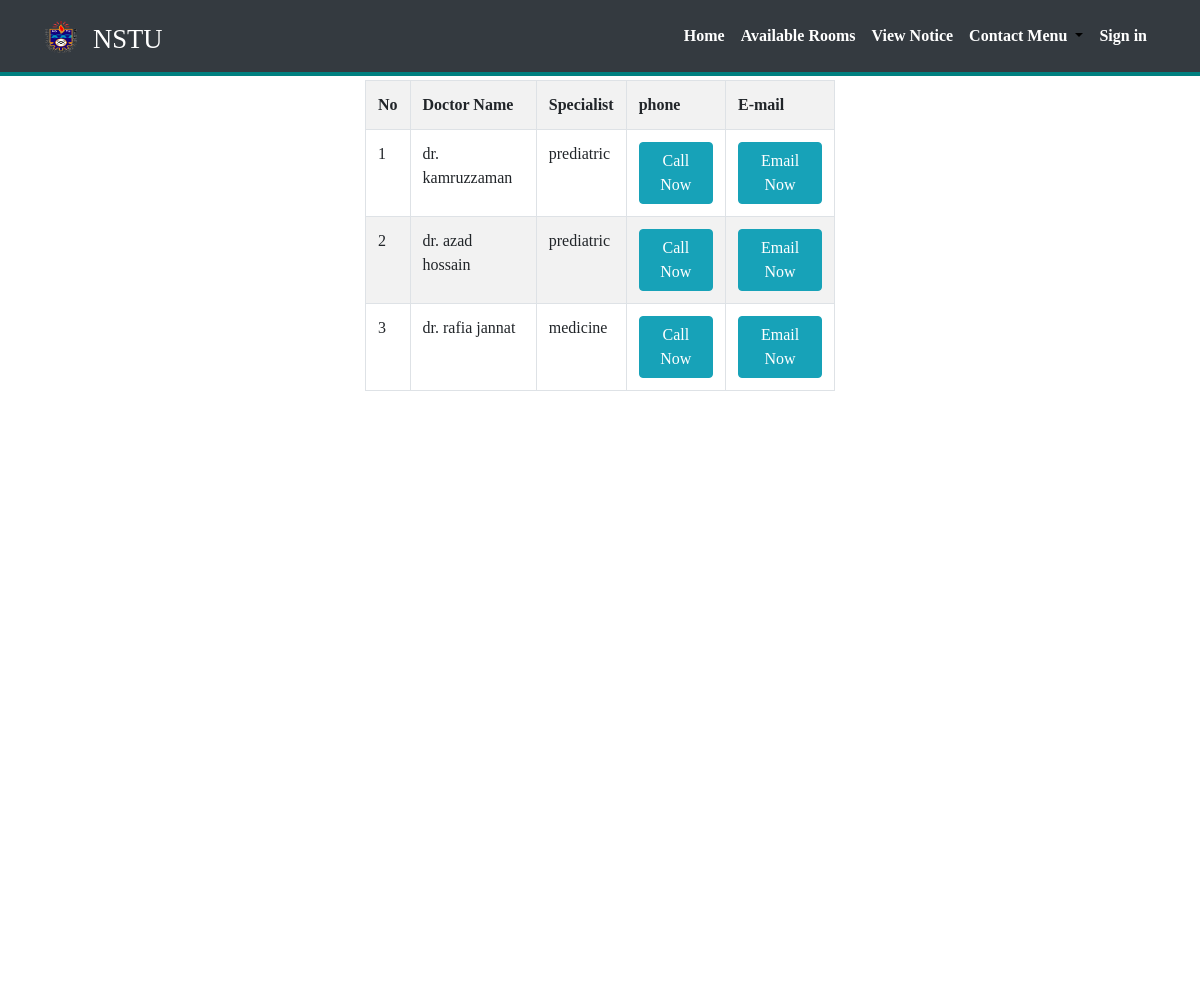
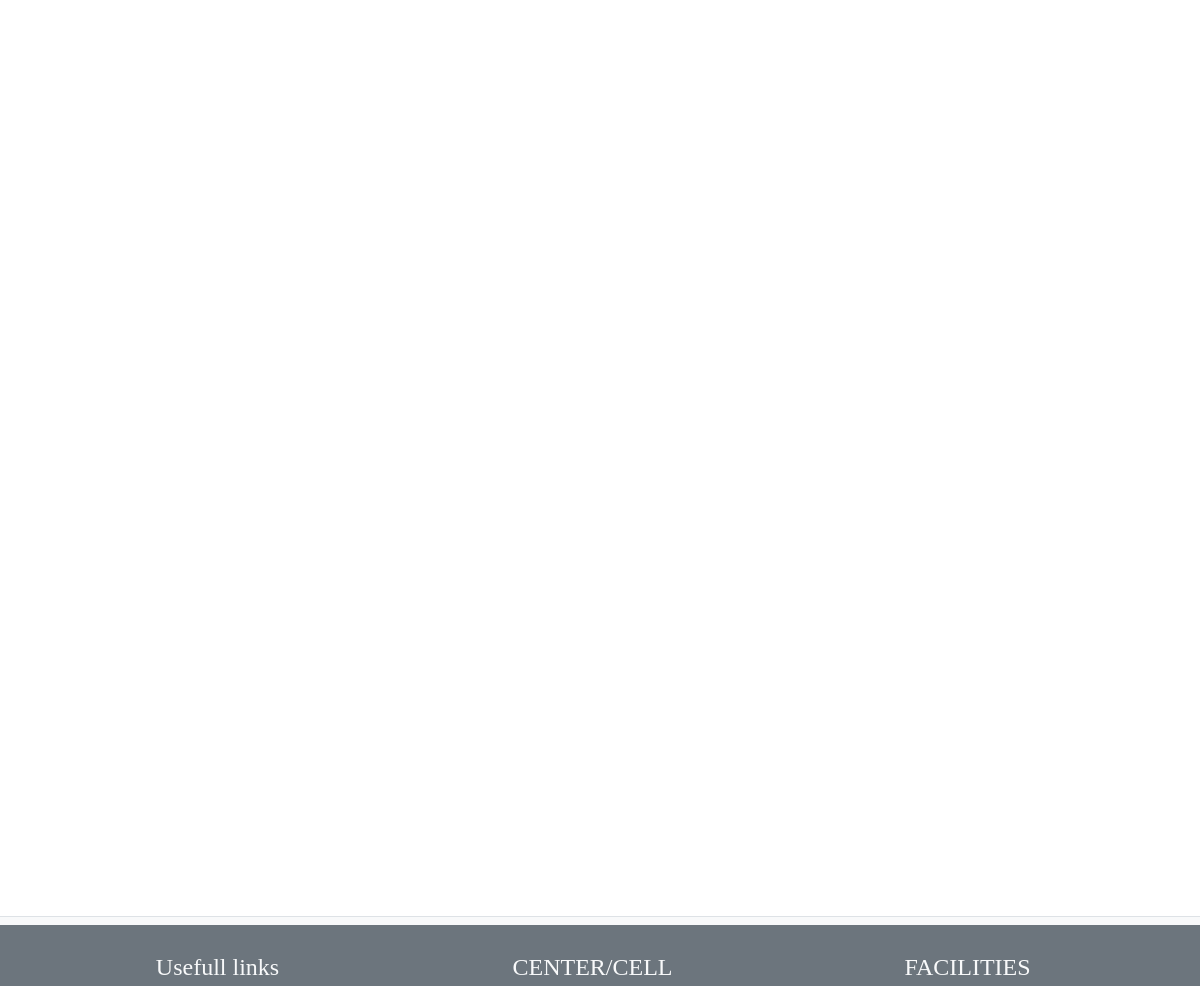
Screenshot of /doctorlist.php with the database file from the repository (2 pictures, top to bottom).
### tables this page shows
CREATE TABLE `tbl_doctors` (
  `id` int(11) NOT NULL,
  `name` varchar(100) NOT NULL,
  `email` varchar(100) NOT NULL,
  `specialist` varchar(100) NOT NULL,
  `phone` varchar(11) NOT NULL,
  `image` varchar(100) NOT NULL
);

### doctorlist.php (the view, shortened to what this page needs)
<?php
	require_once 'header.php';
  include("config.php");
?>
<body>
  <?php include('navbar.php') ?>
  <div class="container mt-5" style="width: 500px">
  	<h5>Our Hall Doctors list</h5>
  	<table class="table  table-striped table-bordered">
     <tr>
     	<th>No</th>
  		<th>Doctor Name</th>
  		<th>Specialist</th>
  		<th>phone</th>
  		<th>E-mail</th>
     </tr>
  	 <?php
     $i=0;
  	 $statement=$db->prepare("select * from tbl_doctors");
   	$statement->execute();
   	$result=$statement->fetchAll();
   	$count=$statement->rowCount();
  	if($count>0){
  	  foreach($result as $row){
  			$i++;
  	    ?>
  	    <tr>
  	             <td><?= $i ;?></td>
  	               <td><?php echo $row['name']; ?></td>
  								 <td><?php echo $row['specialist']; ?></td>
  								 <td><a href="tel:<?= $row['phone'] ?>" class="btn btn-info">Call Now</a></td>
  								 <td><a href="mailto:<?= $row['email'] ?>" class="btn btn-info">Email Now</a></td>
  	    </tr>
  	    <?php
  	}
  }else {
  	?>
  <tr>
  	<td>No doctor Available at this moment</td>
  </tr>
  	<?php
  }
  	  ?>
  	</table>
  </div>
</body>
<?php require_once('footer.php'); ?>

### css/style.css (style rules this page uses)
html { position: relative; min-height: 100%; }
body { padding-top: 90px; margin-bottom: 80px; }

### evo-calendar/css/evo-calendar.css (style rules this page uses)
html, body { padding: 0; margin: 0; }
body { font-family: 'Source Sans Pro'; }

### rows the page displays
tbl_doctors: name "dr. kamruzzaman", specialist "prediatric"
tbl_doctors: name "dr. azad hossain", specialist "prediatric"
tbl_doctors: name "dr. rafia jannat", specialist "medicine"
